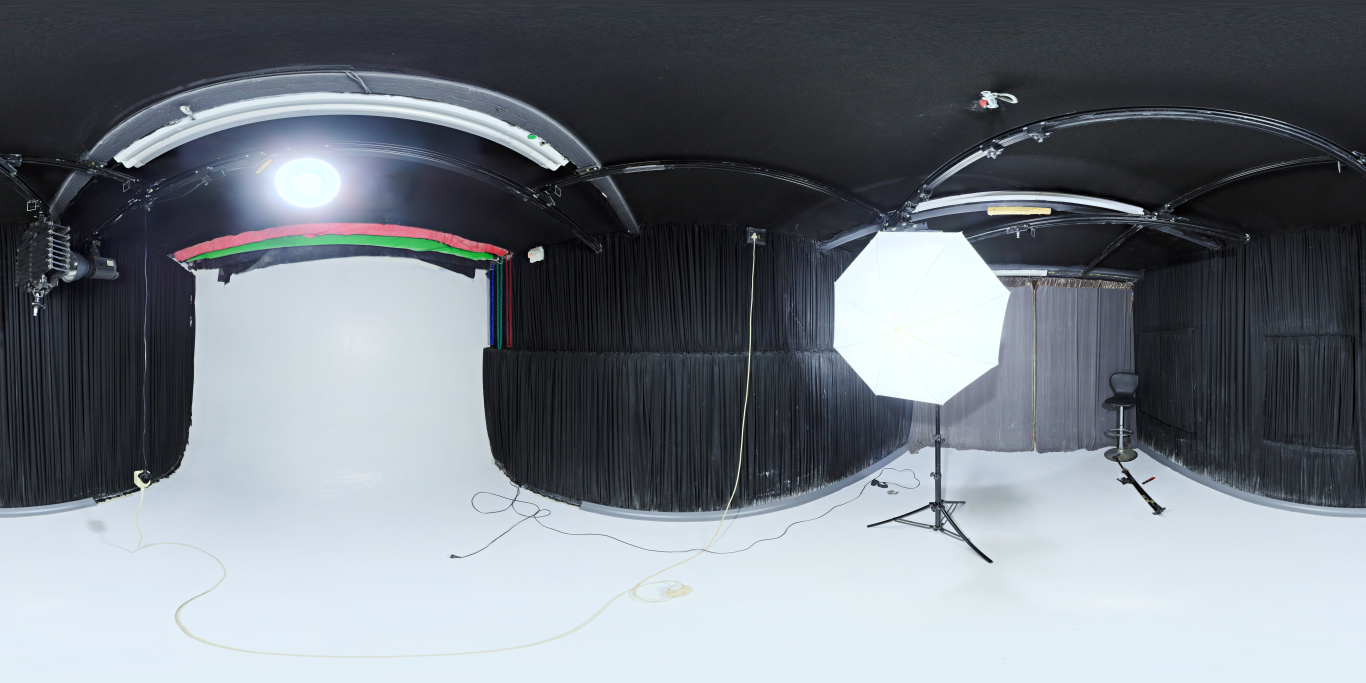
#> input picture data/hdri_backgrounds/studio_small_03_1k.jpg, 8192 x 4096 px, found by its file name (shown at 1/6 size)
$ python manager.py
#> lines starting #> are read from the running program, lines starting #| are printed output that depends on the picture
"""
Background Manager Component
Handles HDRI background extraction and management
"""
import numpy as np
from PIL import Image
import os


class BackgroundManager:
    """
    Background manager for extracting and managing backgrounds

    Features:
    - Extract specific directions from HDRI panoramas
    - Manage studio backgrounds
    - Support for multiple HDRI files
    """

    def __init__(self, hdri_dir='data/hdri_backgrounds'):
        """
        Initialize background manager

        Args:
            hdri_dir: Directory containing HDRI files
        """
        self.hdri_dir = hdri_dir
        self.current_background = None

        # Known studio backgrounds (work best with Sapiens)
        self.studio_files = [
            'studio_small_03_1k.jpg',  # Index 5
            'studio_small_08_1k.jpg'   # Index 6
        ]

    def extract_from_hdri(
        self,
        hdri_path,
        direction='back',
        output_size=(1024, 1024)
    ):
        """
        Extract background from HDRI panorama

        Args:
            hdri_path: Path to HDRI file
            direction: Direction to extract ('front', 'back', 'left', 'right')
            output_size: Output size (width, height)

        Returns:
            Extracted background [H, W, 3]
        """
#> called with direction = 'back', output_size = (1024, 1024)
        # Load HDRI panorama
        hdri = Image.open(hdri_path)
#> hdri is the input picture: PIL image 8192x4096 RGB; mean R, G, B 116.8, 123.5, 131
        hdri_array = np.array(hdri)

        # HDRI is 360° equirectangular projection
        pano_width = hdri_array.shape[1]
#> pano_width = 8192
        pano_height = hdri_array.shape[0]
#> pano_height = 4096

        # Direction mapping (0° = front, 90° = right, 180° = back, 270° = left)
        direction_map = {
            'front': 0.0,     # 0°
            'right': 0.25,    # 90°
            'back': 0.5,      # 180°
            'left': 0.75      # 270°
        }

        if direction not in direction_map:
            raise ValueError(f"Unknown direction: {direction}")

        # Calculate center position in panorama
        center_x = int(pano_width * direction_map[direction])
#> center_x = 4096

        # Extract 90° FOV region
        fov_width = pano_width // 4  # 90° = 1/4 of 360°
#> fov_width = 2048

        # Calculate crop boundaries
        left = (center_x - fov_width // 2) % pano_width
#> left = 3072
        right = (center_x + fov_width // 2) % pano_width
#> right = 5120

        # Handle wrap-around at panorama edges
        if left < right:
            crop = hdri_array[:, left:right]
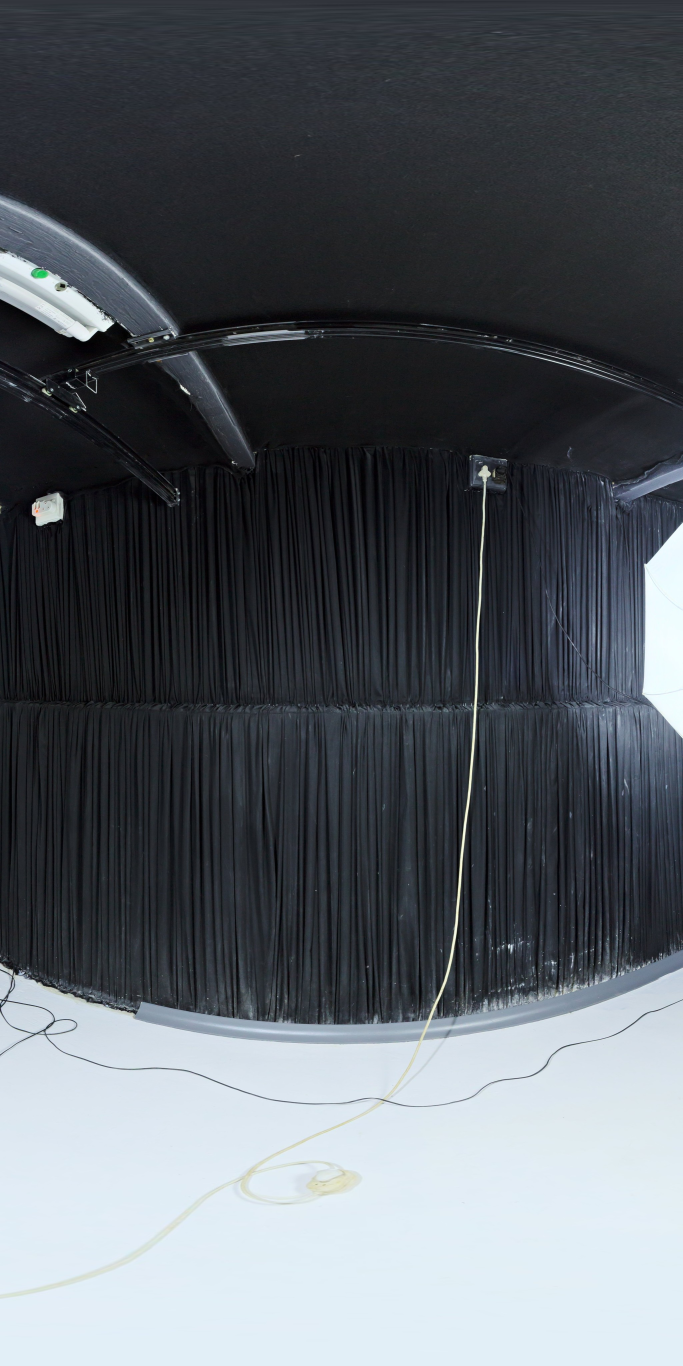
#> crop: shape (4096, 2048, 3) (shown at 1/3 size); mean of channels 0, 1, 2 88.7, 94.2, 100.4; drawn as R, G, B
        else:
            # Stitch wrapped parts
            part1 = hdri_array[:, left:]
            part2 = hdri_array[:, :right]
            crop = np.concatenate([part1, part2], axis=1)

        # Resize to output size
        crop_image = Image.fromarray(crop)
        crop_image = crop_image.resize(output_size, Image.LANCZOS)
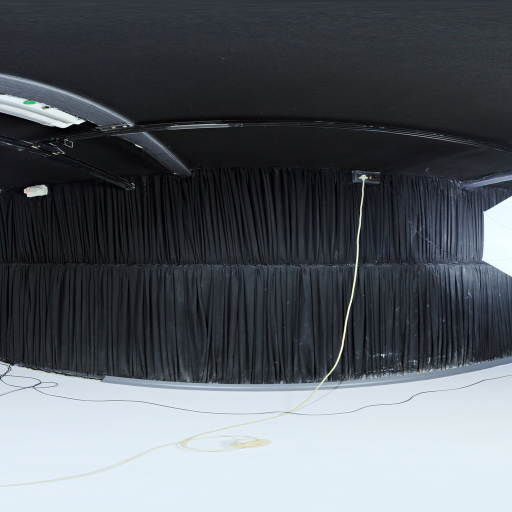
#> crop_image: PIL image 1024x1024 RGB (shown at 1/2 size); mean R, G, B 88.7, 94.2, 100.4

        extracted = np.array(crop_image)
        self.current_background = extracted

        return extracted

    def load_studio_background(
        self,
        index=0,
        direction='back',
        output_size=(1024, 1024)
    ):
        """
        Load studio background (optimized for Sapiens)

        Args:
            index: Studio index (0 or 1)
            direction: Direction to extract
            output_size: Output size

        Returns:
            Studio background [H, W, 3]
        """
        if index < 0 or index >= len(self.studio_files):
            raise ValueError(f"Studio index {index} out of range [0, {len(self.studio_files)-1}]")

        hdri_file = self.studio_files[index]
        hdri_path = os.path.join(self.hdri_dir, hdri_file)

        if not os.path.exists(hdri_path):
            raise FileNotFoundError(f"Studio HDRI not found: {hdri_path}")

        print(f"Loading studio background: {hdri_file}")
        print(f"Direction: {direction}")

        background = self.extract_from_hdri(hdri_path, direction, output_size)

        print(f"✓ Extracted studio background: {background.shape}")
#| ✓ Extracted studio background: (1024, 1024, 3)

        return background

    def create_solid_background(
        self,
        width,
        height,
        color=(240, 240, 240)
    ):
        """
        Create solid color background

        Args:
            width: Width in pixels
            height: Height in pixels
            color: RGB color tuple

        Returns:
            Solid background [H, W, 3]
        """
        background = np.full((height, width, 3), color, dtype=np.uint8)
        self.current_background = background
        return background

    def get_background(self):
        """Get current background"""
        return self.current_background

    def save_background(self, output_path):
        """Save current background to file"""
        if self.current_background is None:
            raise ValueError("No background loaded")

        Image.fromarray(self.current_background).save(output_path)
        print(f"✓ Saved background: {output_path}")


if __name__ == "__main__":
    # Test
    print("\nTesting BackgroundManager...")

    manager = BackgroundManager()

    print("\n1. Loading studio background...")
    studio_bg = manager.load_studio_background(index=0, direction='back')
    print(f"Studio background: {studio_bg.shape}")
#| Studio background: (1024, 1024, 3)

    print("\n2. Creating solid background...")
    solid_bg = manager.create_solid_background(512, 512, color=(220, 230, 255))
    print(f"Solid background: {solid_bg.shape}")

    print("\n✓ BackgroundManager test complete")
